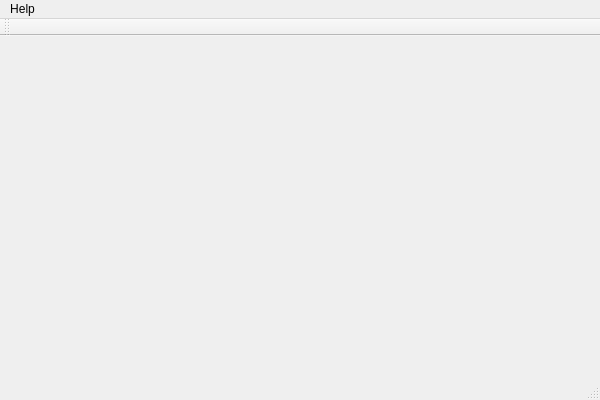
<?xml version="1.0" encoding="UTF-8"?>
<ui version="4.0">
 <class>checkForUpdatesClass</class>
 <widget class="QMainWindow" name="checkForUpdatesClass">
  <property name="geometry">
   <rect>
    <x>0</x>
    <y>0</y>
    <width>600</width>
    <height>400</height>
   </rect>
  </property>
  <property name="windowTitle">
   <string>checkForUpdates</string>
  </property>
  <widget class="QWidget" name="centralWidget"/>
  <widget class="QMenuBar" name="menuBar">
   <property name="geometry">
    <rect>
     <x>0</x>
     <y>0</y>
     <width>600</width>
     <height>20</height>
    </rect>
   </property>
   <widget class="QMenu" name="menuHelp">
    <property name="title">
     <string>Help</string>
    </property>
    <addaction name="actionCheck_for_updates"/>
   </widget>
   <addaction name="menuHelp"/>
  </widget>
  <widget class="QToolBar" name="mainToolBar">
   <attribute name="toolBarArea">
    <enum>TopToolBarArea</enum>
   </attribute>
   <attribute name="toolBarBreak">
    <bool>false</bool>
   </attribute>
  </widget>
  <widget class="QStatusBar" name="statusBar"/>
  <action name="actionCheck_for_updates">
   <property name="text">
    <string>Check for updates...</string>
   </property>
  </action>
 </widget>
 <layoutdefault spacing="6" margin="11"/>
 <resources>
  <include location="checkForUpdates.qrc"/>
 </resources>
 <connections>
  <connection>
   <sender>actionCheck_for_updates</sender>
   <signal>triggered()</signal>
   <receiver>checkForUpdatesClass</receiver>
   <slot>onCheckForUpdates()</slot>
   <hints>
    <hint type="sourcelabel">
     <x>-1</x>
     <y>-1</y>
    </hint>
    <hint type="destinationlabel">
     <x>299</x>
     <y>199</y>
    </hint>
   </hints>
  </connection>
 </connections>
 <slots>
  <slot>onCheckForUpdates()</slot>
 </slots>
</ui>
